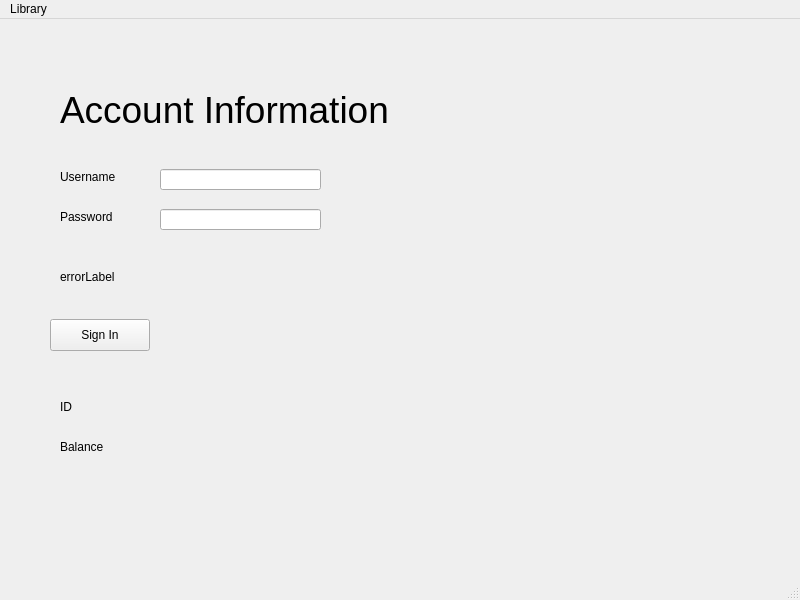
<?xml version="1.0" encoding="UTF-8"?>
<ui version="4.0">
 <class>MainWindow</class>
 <widget class="QMainWindow" name="MainWindow">
  <property name="geometry">
   <rect>
    <x>0</x>
    <y>0</y>
    <width>800</width>
    <height>600</height>
   </rect>
  </property>
  <property name="windowTitle">
   <string>MainWindow</string>
  </property>
  <widget class="QWidget" name="centralwidget">
   <widget class="QLabel" name="HeadLine">
    <property name="geometry">
     <rect>
      <x>60</x>
      <y>60</y>
      <width>461</width>
      <height>61</height>
     </rect>
    </property>
    <property name="font">
     <font>
      <pointsize>28</pointsize>
     </font>
    </property>
    <property name="text">
     <string>Account Information</string>
    </property>
   </widget>
   <widget class="QLabel" name="usernameLabel">
    <property name="geometry">
     <rect>
      <x>60</x>
      <y>150</y>
      <width>91</width>
      <height>16</height>
     </rect>
    </property>
    <property name="text">
     <string>Username</string>
    </property>
   </widget>
   <widget class="QLabel" name="passwordLabel">
    <property name="geometry">
     <rect>
      <x>60</x>
      <y>190</y>
      <width>91</width>
      <height>16</height>
     </rect>
    </property>
    <property name="text">
     <string>Password</string>
    </property>
   </widget>
   <widget class="QLineEdit" name="usernameField">
    <property name="geometry">
     <rect>
      <x>160</x>
      <y>150</y>
      <width>161</width>
      <height>21</height>
     </rect>
    </property>
   </widget>
   <widget class="QLineEdit" name="passwordField">
    <property name="geometry">
     <rect>
      <x>160</x>
      <y>190</y>
      <width>161</width>
      <height>21</height>
     </rect>
    </property>
   </widget>
   <widget class="QLabel" name="errorLabel">
    <property name="enabled">
     <bool>true</bool>
    </property>
    <property name="geometry">
     <rect>
      <x>60</x>
      <y>250</y>
      <width>361</width>
      <height>16</height>
     </rect>
    </property>
    <property name="text">
     <string>errorLabel</string>
    </property>
   </widget>
   <widget class="QPushButton" name="signInButton">
    <property name="geometry">
     <rect>
      <x>50</x>
      <y>300</y>
      <width>100</width>
      <height>32</height>
     </rect>
    </property>
    <property name="text">
     <string>Sign In</string>
    </property>
   </widget>
   <widget class="QLabel" name="label_5">
    <property name="geometry">
     <rect>
      <x>60</x>
      <y>380</y>
      <width>58</width>
      <height>16</height>
     </rect>
    </property>
    <property name="text">
     <string>ID</string>
    </property>
   </widget>
   <widget class="QLabel" name="label_6">
    <property name="geometry">
     <rect>
      <x>60</x>
      <y>420</y>
      <width>111</width>
      <height>16</height>
     </rect>
    </property>
    <property name="text">
     <string>Balance</string>
    </property>
   </widget>
   <widget class="QLabel" name="IDLabel">
    <property name="geometry">
     <rect>
      <x>160</x>
      <y>380</y>
      <width>191</width>
      <height>16</height>
     </rect>
    </property>
    <property name="text">
     <string/>
    </property>
   </widget>
   <widget class="QLabel" name="balanceLabel">
    <property name="geometry">
     <rect>
      <x>160</x>
      <y>420</y>
      <width>121</width>
      <height>16</height>
     </rect>
    </property>
    <property name="text">
     <string/>
    </property>
   </widget>
  </widget>
  <widget class="QMenuBar" name="menubar">
   <property name="geometry">
    <rect>
     <x>0</x>
     <y>0</y>
     <width>800</width>
     <height>22</height>
    </rect>
   </property>
   <widget class="QMenu" name="menuLibrary">
    <property name="title">
     <string>Library</string>
    </property>
   </widget>
   <addaction name="menuLibrary"/>
  </widget>
  <widget class="QStatusBar" name="statusbar"/>
 </widget>
 <resources/>
 <connections/>
</ui>
